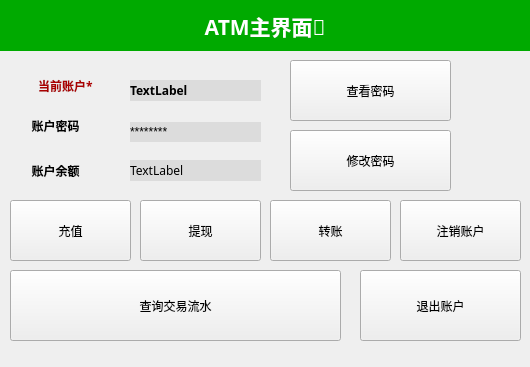
<?xml version="1.0" encoding="UTF-8"?>
<ui version="4.0">
 <class>ATMmain</class>
 <widget class="QMainWindow" name="ATMmain">
  <property name="geometry">
   <rect>
    <x>0</x>
    <y>0</y>
    <width>530</width>
    <height>367</height>
   </rect>
  </property>
  <property name="windowTitle">
   <string>MainWindow</string>
  </property>
  <widget class="QWidget" name="centralwidget">
   <widget class="QLabel" name="label_3">
    <property name="geometry">
     <rect>
      <x>0</x>
      <y>0</y>
      <width>530</width>
      <height>51</height>
     </rect>
    </property>
    <property name="font">
     <font>
      <family>Sylfaen</family>
      <pointsize>16</pointsize>
      <weight>75</weight>
      <italic>false</italic>
      <bold>true</bold>
     </font>
    </property>
    <property name="mouseTracking">
     <bool>false</bool>
    </property>
    <property name="styleSheet">
     <string notr="true">color: rgb(255, 255, 255);
background-color: rgb(0, 170, 0);
</string>
    </property>
    <property name="text">
     <string>ATM主界面🏦</string>
    </property>
    <property name="scaledContents">
     <bool>false</bool>
    </property>
    <property name="alignment">
     <set>Qt::AlignCenter</set>
    </property>
    <property name="wordWrap">
     <bool>false</bool>
    </property>
   </widget>
   <widget class="QPushButton" name="recharge">
    <property name="geometry">
     <rect>
      <x>10</x>
      <y>200</y>
      <width>121</width>
      <height>61</height>
     </rect>
    </property>
    <property name="text">
     <string>充值</string>
    </property>
   </widget>
   <widget class="QLabel" name="label_2">
    <property name="geometry">
     <rect>
      <x>-10</x>
      <y>60</y>
      <width>151</width>
      <height>51</height>
     </rect>
    </property>
    <property name="font">
     <font>
      <family>幼圆</family>
      <weight>75</weight>
      <bold>true</bold>
     </font>
    </property>
    <property name="styleSheet">
     <string notr="true">color: rgb(170, 0, 0);</string>
    </property>
    <property name="text">
     <string>当前账户*</string>
    </property>
    <property name="alignment">
     <set>Qt::AlignCenter</set>
    </property>
   </widget>
   <widget class="QPushButton" name="withdraw">
    <property name="geometry">
     <rect>
      <x>140</x>
      <y>200</y>
      <width>121</width>
      <height>61</height>
     </rect>
    </property>
    <property name="text">
     <string>提现</string>
    </property>
   </widget>
   <widget class="QLabel" name="label_5">
    <property name="geometry">
     <rect>
      <x>130</x>
      <y>122</y>
      <width>131</width>
      <height>20</height>
     </rect>
    </property>
    <property name="font">
     <font>
      <weight>50</weight>
      <bold>false</bold>
     </font>
    </property>
    <property name="styleSheet">
     <string notr="true">background-color: rgb(220,220,220)</string>
    </property>
    <property name="text">
     <string>********</string>
    </property>
   </widget>
   <widget class="QPushButton" name="out">
    <property name="geometry">
     <rect>
      <x>360</x>
      <y>270</y>
      <width>161</width>
      <height>71</height>
     </rect>
    </property>
    <property name="text">
     <string>退出账户</string>
    </property>
   </widget>
   <widget class="QLabel" name="current_account">
    <property name="geometry">
     <rect>
      <x>130</x>
      <y>80</y>
      <width>131</width>
      <height>21</height>
     </rect>
    </property>
    <property name="font">
     <font>
      <family>幼圆</family>
      <weight>75</weight>
      <bold>true</bold>
     </font>
    </property>
    <property name="styleSheet">
     <string notr="true">background-color: rgb(220, 220, 220);</string>
    </property>
    <property name="text">
     <string>TextLabel</string>
    </property>
   </widget>
   <widget class="QPushButton" name="view">
    <property name="geometry">
     <rect>
      <x>290</x>
      <y>60</y>
      <width>161</width>
      <height>61</height>
     </rect>
    </property>
    <property name="text">
     <string>查看密码</string>
    </property>
   </widget>
   <widget class="QLabel" name="label_6">
    <property name="geometry">
     <rect>
      <x>-10</x>
      <y>140</y>
      <width>131</width>
      <height>61</height>
     </rect>
    </property>
    <property name="font">
     <font>
      <family>幼圆</family>
      <pointsize>9</pointsize>
      <weight>75</weight>
      <bold>true</bold>
     </font>
    </property>
    <property name="text">
     <string>账户余额</string>
    </property>
    <property name="alignment">
     <set>Qt::AlignCenter</set>
    </property>
   </widget>
   <widget class="QPushButton" name="flow">
    <property name="geometry">
     <rect>
      <x>10</x>
      <y>270</y>
      <width>331</width>
      <height>71</height>
     </rect>
    </property>
    <property name="text">
     <string>查询交易流水</string>
    </property>
   </widget>
   <widget class="QPushButton" name="change_password">
    <property name="geometry">
     <rect>
      <x>290</x>
      <y>130</y>
      <width>161</width>
      <height>61</height>
     </rect>
    </property>
    <property name="text">
     <string>修改密码</string>
    </property>
   </widget>
   <widget class="QLabel" name="balance">
    <property name="geometry">
     <rect>
      <x>130</x>
      <y>160</y>
      <width>131</width>
      <height>21</height>
     </rect>
    </property>
    <property name="font">
     <font>
      <family>幼圆</family>
      <weight>50</weight>
      <bold>false</bold>
     </font>
    </property>
    <property name="styleSheet">
     <string notr="true">background-color: rgb(220, 220, 220);</string>
    </property>
    <property name="text">
     <string>TextLabel</string>
    </property>
   </widget>
   <widget class="QLabel" name="label_4">
    <property name="geometry">
     <rect>
      <x>-10</x>
      <y>100</y>
      <width>131</width>
      <height>51</height>
     </rect>
    </property>
    <property name="font">
     <font>
      <family>幼圆</family>
      <weight>75</weight>
      <bold>true</bold>
     </font>
    </property>
    <property name="text">
     <string>账户密码</string>
    </property>
    <property name="alignment">
     <set>Qt::AlignCenter</set>
    </property>
   </widget>
   <widget class="QPushButton" name="transfer">
    <property name="geometry">
     <rect>
      <x>270</x>
      <y>200</y>
      <width>121</width>
      <height>61</height>
     </rect>
    </property>
    <property name="text">
     <string>转账</string>
    </property>
   </widget>
   <widget class="QPushButton" name="close">
    <property name="geometry">
     <rect>
      <x>400</x>
      <y>200</y>
      <width>121</width>
      <height>61</height>
     </rect>
    </property>
    <property name="text">
     <string>注销账户</string>
    </property>
   </widget>
  </widget>
 </widget>
 <resources/>
 <connections/>
</ui>
